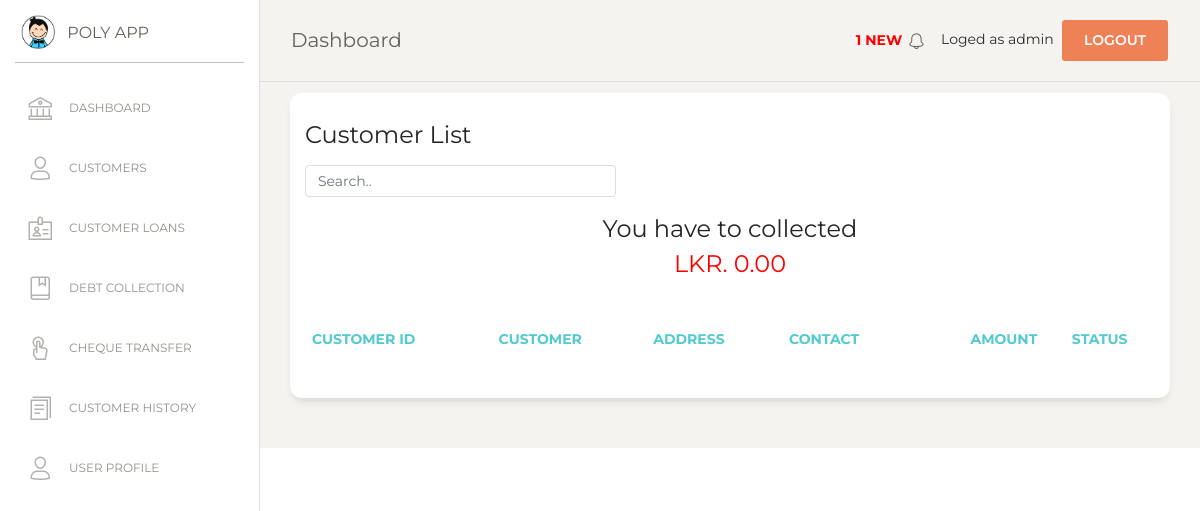
The app's page /customer_list.php (signed in), older data.
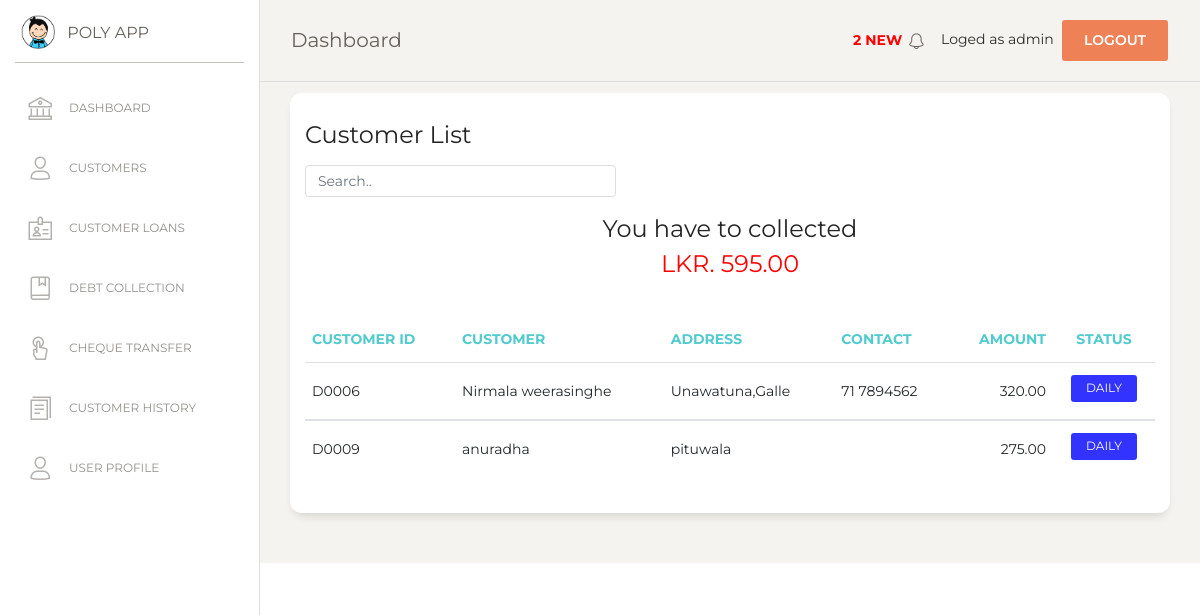
The same page, newer data.
### tables this page shows
CREATE TABLE `loan` (
  `loan_no` int(7) NOT NULL,
  `l_date` date NOT NULL,
  `amount` double(10,2) NOT NULL,
  `interest` int(5) NOT NULL,
  `l_method` varchar(25) NOT NULL,
  `total_amt` double(10,2) NOT NULL,
  `installment_value` double(10,2) NOT NULL,
  `no_of_installments` int(11) NOT NULL,
  `int_val` double(10,2) NOT NULL,
  `cust_id` varchar(10) NOT NULL,
  `i_date` varchar(30) NOT NULL,
  `l_status` tinyint(4) NOT NULL
);

CREATE TABLE `customer` (
  `cust_id` varchar(10) NOT NULL,
  `type` varchar(20) NOT NULL,
  `name` varchar(100) NOT NULL,
  `address` varchar(150) NOT NULL,
  `contact` varchar(15) NOT NULL
);

### msg_show.php (called while the page is built, shortened)
<?php
$con = mysqli_connect(DB_HOSTNAME,DB_USERNAME,DB_PASSWORD);
mysqli_select_db($con,DB_NAME);
$sql=mysqli_query($con,"SELECT * FROM cheque WHERE (valid_date <= CURDATE() OR valid_date = date_add(curdate(),interval 1 day)) AND status ='NYC' ORDER BY valid_date ASC");
$numRows = mysqli_num_rows($sql);
?>

### card.php (called while the page is built, shortened)
<?php
	$con = mysqli_connect(DB_HOSTNAME,DB_USERNAME,DB_PASSWORD);
  	mysqli_select_db($con,DB_NAME);
	$currentDay = new DateTime(null, new DateTimeZone('Asia/Colombo'));
	$today = $currentDay->format('Y-m-d');
	$today_collect = mysqli_query($con, "SELECT SUM(int_val) as tot_interest, SUM(installment_value)as tot_installements FROM loan L LEFT JOIN loan_installement I ON L.loan_no=I.loan_no WHERE L.i_date='$today' OR I.next_idate ='$today'");
	$tot = mysqli_fetch_array($today_collect);
		$int_collect  = $tot['tot_interest'];
		$inst_collect = $tot['tot_installements'];
		$total_collect = $int_collect+$inst_collect;
	if(empty($total_collect)){
		$card_3 = number_format(0,2,".",",");
	}else{
		$card_3 = number_format($total_collect,2,".",",");
	}
?>

### customer_list.php (the view, shortened to what the changed rows need)
<?php
include("msg_show.php");
if (!isset($_SESSION['loged_user'])) {
    header('location: login.php');
}else {
?>
<!DOCTYPE html>
<html lang="en">
<?php  include('./include/head.php');   ?>
<body class="">
  <div class="wrapper ">
    <?php include("include/sidebar.php"); ?>
    <div class="main-panel">
      <?php include('include/nav.php');  ?>
      <div class="content">
      <div class="row">
          <div class="col-md-12">
            <div class="card">
              <div class="row">
              <div class="col-md-9">
              <div class="card-header">
                <h4 class="card-title"> Customer List</h4>
                <input class="form-control myInput" id="myInput" type="text" placeholder="Search..">
              </div>
              </div>
              </div>
              <div class="card-body">
                <?php
                include("card.php");
                ?>
                <center><h4 style="margin-top: 0px;">You have to collected <br> <font color="red">LKR. <?php echo $card_3;?></font></h4></center> <br>
                <div class="table-responsive">
                  <table class="table" id="myTable">
                    <thead class="text-primary">
                      <th>                    Customer ID</th>
                      <th>                    Customer</th>
                      <th>                    Address</th>
                      <th>                    Contact</th>
                      <th class="text-right"> Amount</th>
                      <th class="text-center">Status</th>
                    </thead>
                    <tbody>
                      <?php
                      $currentDay1 = new DateTime(null, new DateTimeZone('Asia/Colombo'));
                      $today1 = $currentDay1->format('Y-m-d');
                      $sql=mysqli_query($con, "SELECT L.cust_id,L.l_method,L.int_val,L.installment_value FROM loan L LEFT JOIN loan_installement I ON L.loan_no=I.loan_no WHERE L.i_date='$today1' OR I.next_idate ='$today1'");
                      $numRows = mysqli_num_rows($sql);
                      if($numRows > 0) {
                        while($row = mysqli_fetch_assoc($sql)) {
                          $customer_id = $row['cust_id'];
                          $get_customer =mysqli_query($con,"SELECT * FROM customer WHERE cust_id='$customer_id'");
                          $cust_data = mysqli_fetch_array($get_customer);
                          ?>
                        <tr>
                          <td> <?php echo $row['cust_id'] ?>       </td>
                          <td> <?php echo $cust_data['name'] ?>  </td>
                          <td> <?php echo $cust_data['address'] ?> </td>
                          <td> <?php echo $cust_data['contact'] ?> </td>
                          <td class="text-right">
                          <?php
                          if($row['l_method']=='Daily'){
                            $amount = $row['installment_value'];
                          }else{
                            $amount = $row['int_val'];
                          }
                           echo number_format($amount,2,".",",") ?>
                          </td>
                          <td class="text-center">
                            <?php
                            $state = $row['l_method'];
                              if($state=='Daily'){
                                echo '<label class="btn-sm" style="background-color:#3333ff; border: 0px; color: #ffffff; font-size: 12px; padding-top: 4px;">'."DAILY".'</label>';
                              }else{
                                echo '<label class="btn-sm" style="background-color:#ff4d4d; border: 0px; color: #ffffff; font-size: 12px; padding-top: 4px;">'."MONTHLY".'</label>';
                              }
                            ?>
                          </td>
                        </tr>
                    </tbody>
                           <?php
                        }
                      }
                    ?>
                    </table>
                </div>
              </div>
            </div>
          </div>
          </div>
        </div>
      </div>
       <?php include('include/footer.php');  ?>
    </div>
</body>
</html>
<?php
}
?>

### include/nav.php (shortened to what the changed rows need)
<nav class="navbar navbar-expand-lg navbar-absolute fixed-top navbar-transparent">
    <div class="container-fluid">
        <div class="navbar-wrapper">
        <a class="navbar-brand" href="index">Dashboard</a>
        </div>
        <div class="collapse navbar-collapse justify-content-end" id="navigation">
        <ul class="navbar-nav">
            <li class="nav-item">
            <a class="nav-link" href="notification">
                <p style='color:red;'><b>
                <?php
                if($numRows>0){
                    echo " " . $numRows . " NEW ";
                }
                ?>
                </b></p>
                <i class="nc-icon nc-bell-55"></i>
            </a>
            </li>
            <li class="nav-item">
            Loged as <?php echo $_SESSION['loged_user'] ?>&nbsp;
            <a href="#" onclick="confirmationLogout(event)" class="btn btn-danger square-btn-adjust">Logout</a>
            </li>
        </ul>
        </div>
    </div>
</nav>

Row changes from the older to the newer data that the page shows:
now on this page (row edited): loan: cust "D0006", cust.name "Nirmala weerasinghe", cust.address "Unawatuna,Galle", cust.contact "71 7894562", installment_value "320.00", l_method "DAILY"
added loan: cust "D0009", cust.name "anuradha", cust.address "pituwala", installment_value "275.00", l_method "DAILY"
Text that changed along with them:
$numRows: "1" → "2"
$card_3: "0.00" → "595.00"
